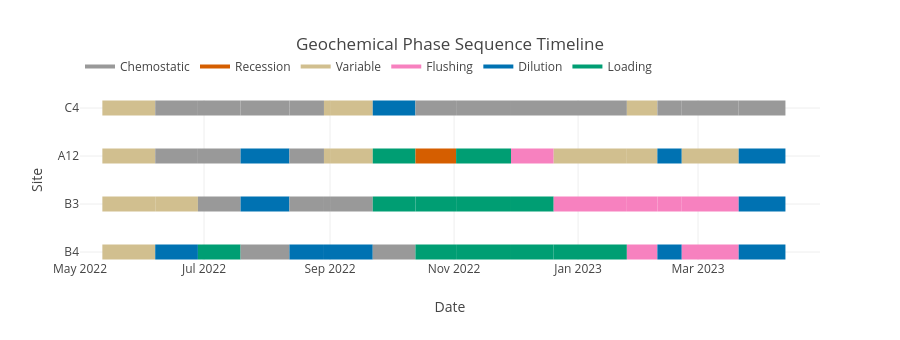

Notebook cell for this chart:
### Code cell
# PERFORM ANALYSIS
classified = gcs.classify_geochemical_phase(pcd, sites=['C4', 'A12', 'B3', 'B4'], flow_highres=Qx, ccol='PLI', qcol='Q_mLs', use_highres=True)

# phase sequence plot
figts2 = gcs.create_phase_sequence_plot(classified, sites=['C4', 'A12', 'B3', 'B4'])
figts2.update_xaxes(range=[Qx.index[0],Qx.index[-1]])
figts2.show()

### Figure 1 — Plotly figure (JSON) as saved in the notebook; plotly's stock layout.template omitted (floating-point values rounded to 4 significant figures)
{"data": [{"hovertemplate": "<b>Variable</b><br>Start: 2022-05-12 00:00:00<br>End: 2022-06-07 00:00:00<br>Confidence: 0.40<extra></extra>", "line": {"color": "#d1bf8f", "width": 15}, "mode": "lines", "showlegend": false, "type": "scatter", "x": ["2022-05-12T00:00:00", "2022-06-07T00:00:00"], "y": ["C4", "C4"]}, {"hovertemplate": "<b>Chemostatic</b><br>Start: 2022-06-07 00:00:00<br>End: 2022-06-28 00:00:00<br>Confidence: 0.85<extra></extra>", "line": {"color": "#999999", "width": 15}, "mode": "lines", "showlegend": false, "type": "scatter", "x": ["2022-06-07T00:00:00", "2022-06-28T00:00:00"], "y": ["C4", "C4"]}, {"hovertemplate": "<b>Chemostatic</b><br>Start: 2022-06-28 00:00:00<br>End: 2022-07-19 00:00:00<br>Confidence: 0.85<extra></extra>", "line": {"color": "#999999", "width": 15}, "mode": "lines", "showlegend": false, "type": "scatter", "x": ["2022-06-28T00:00:00", "2022-07-19T00:00:00"], "y": ["C4", "C4"]}, {"hovertemplate": "<b>Chemostatic</b><br>Start: 2022-07-19 00:00:00<br>End: 2022-08-12 00:00:00<br>Confidence: 0.85<extra></extra>", "line": {"color": "#999999", "width": 15}, "mode": "lines", "showlegend": false, "type": "scatter", "x": ["2022-07-19T00:00:00", "2022-08-12T00:00:00"], "y": ["C4", "C4"]}, {"hovertemplate": "<b>Chemostatic</b><br>Start: 2022-08-12 00:00:00<br>End: 2022-08-29 00:00:00<br>Confidence: 0.85<extra></extra>", "line": {"color": "#999999", "width": 15}, "mode": "lines", "showlegend": false, "type": "scatter", "x": ["2022-08-12T00:00:00", "2022-08-29T00:00:00"], "y": ["C4", "C4"]}, {"hovertemplate": "<b>Variable</b><br>Start: 2022-08-29 00:00:00<br>End: 2022-09-01 00:00:00<br>Confidence: 0.60<extra></extra>", "line": {"color": "#d1bf8f", "width": 15}, "mode": "lines", "showlegend": false, "type": "scatter", "x": ["2022-08-29T00:00:00", "2022-09-01T00:00:00"], "y": ["C4", "C4"]}, {"hovertemplate": "<b>Variable</b><br>Start: 2022-09-01 00:00:00<br>End: 2022-09-22 00:00:00<br>Confidence: 0.60<extra></extra>", "line": {"color": "#d1bf8f", "width": 15}, "mode": "lines", "showlegend": false, "type": "scatter", "x": ["2022-09-01T00:00:00", "2022-09-22T00:00:00"], "y": ["C4", "C4"]}, {"hovertemplate": "<b>Dilution</b><br>Start: 2022-09-22 00:00:00<br>End: 2022-10-13 00:00:00<br>Confidence: 0.85<extra></extra>", "line": {"color": "#0072B2", "width": 15}, "mode": "lines", "showlegend": false, "type": "scatter", "x": ["2022-09-22T00:00:00", "2022-10-13T00:00:00"], "y": ["C4", "C4"]}, {"hovertemplate": "<b>Chemostatic</b><br>Start: 2022-10-13 00:00:00<br>End: 2022-11-02 00:00:00<br>Confidence: 0.85<extra></extra>", "line": {"color": "#999999", "width": 15}, "mode": "lines", "showlegend": false, "type": "scatter", "x": ["2022-10-13T00:00:00", "2022-11-02T00:00:00"], "y": ["C4", "C4"]}, {"hovertemplate": "<b>Chemostatic</b><br>Start: 2022-11-02 00:00:00<br>End: 2022-11-29 00:00:00<br>Confidence: 0.90<extra></extra>", "line": {"color": "#999999", "width": 15}, "mode": "lines", "showlegend": false, "type": "scatter", "x": ["2022-11-02T00:00:00", "2022-11-29T00:00:00"], "y": ["C4", "C4"]}, {"hovertemplate": "<b>Chemostatic</b><br>Start: 2022-11-29 00:00:00<br>End: 2023-01-25 00:00:00<br>Confidence: 0.85<extra></extra>", "line": {"color": "#999999", "width": 15}, "mode": "lines", "showlegend": false, "type": "scatter", "x": ["2022-11-29T00:00:00", "2023-01-25T00:00:00"], "y": ["C4", "C4"]}, {"hovertemplate": "<b>Variable</b><br>Start: 2023-01-25 00:00:00<br>End: 2023-02-09 00:00:00<br>Confidence: 0.40<extra></extra>", "line": {"color": "#d1bf8f", "width": 15}, "mode": "lines", "showlegend": false, "type": "scatter", "x": ["2023-01-25T00:00:00", "2023-02-09T00:00:00"], "y": ["C4", "C4"]}, {"hovertemplate": "<b>Chemostatic</b><br>Start: 2023-02-09 00:00:00<br>End: 2023-02-21 00:00:00<br>Confidence: 0.85<extra></extra>", "line": {"color": "#999999", "width": 15}, "mode": "lines", "showlegend": false, "type": "scatter", "x": ["2023-02-09T00:00:00", "2023-02-21T00:00:00"], "y": ["C4", "C4"]}, {"hovertemplate": "<b>Chemostatic</b><br>Start: 2023-02-21 00:00:00<br>End: 2023-03-21 00:00:00<br>Confidence: 0.85<extra></extra>", "line": {"color": "#999999", "width": 15}, "mode": "lines", "showlegend": false, "type": "scatter", "x": ["2023-02-21T00:00:00", "2023-03-21T00:00:00"], "y": ["C4", "C4"]}, {"hovertemplate": "<b>Chemostatic</b><br>Start: 2023-03-21 00:00:00<br>End: 2023-04-13 00:00:00<br>Confidence: 0.90<extra></extra>", "line": {"color": "#999999", "width": 15}, "mode": "lines", "showlegend": false, "type": "scatter", "x": ["2023-03-21T00:00:00", "2023-04-13T00:00:00"], "y": ["C4", "C4"]}, {"hovertemplate": "<b>Variable</b><br>Start: 2022-05-12 00:00:00<br>End: 2022-06-07 00:00:00<br>Confidence: 0.40<extra></extra>", "line": {"color": "#d1bf8f", "width": 15}, "mode": "lines", "showlegend": false, "type": "scatter", "x": ["2022-05-12T00:00:00", "2022-06-07T00:00:00"], "y": ["A12", "A12"]}, {"hovertemplate": "<b>Chemostatic</b><br>Start: 2022-06-07 00:00:00<br>End: 2022-06-28 00:00:00<br>Confidence: 0.85<extra></extra>", "line": {"color": "#999999", "width": 15}, "mode": "lines", "showlegend": false, "type": "scatter", "x": ["2022-06-07T00:00:00", "2022-06-28T00:00:00"], "y": ["A12", "A12"]}, {"hovertemplate": "<b>Chemostatic</b><br>Start: 2022-06-28 00:00:00<br>End: 2022-06-30 00:00:00<br>Confidence: 0.85<extra></extra>", "line": {"color": "#999999", "width": 15}, "mode": "lines", "showlegend": false, "type": "scatter", "x": ["2022-06-28T00:00:00", "2022-06-30T00:00:00"], "y": ["A12", "A12"]}, {"hovertemplate": "<b>Chemostatic</b><br>Start: 2022-06-30 00:00:00<br>End: 2022-07-19 00:00:00<br>Confidence: 0.85<extra></extra>", "line": {"color": "#999999", "width": 15}, "mode": "lines", "showlegend": false, "type": "scatter", "x": ["2022-06-30T00:00:00", "2022-07-19T00:00:00"], "y": ["A12", "A12"]}, {"hovertemplate": "<b>Dilution</b><br>Start: 2022-07-19 00:00:00<br>End: 2022-08-12 00:00:00<br>Confidence: 0.85<extra></extra>", "line": {"color": "#0072B2", "width": 15}, "mode": "lines", "showlegend": false, "type": "scatter", "x": ["2022-07-19T00:00:00", "2022-08-12T00:00:00"], "y": ["A12", "A12"]}, {"hovertemplate": "<b>Chemostatic</b><br>Start: 2022-08-12 00:00:00<br>End: 2022-08-29 00:00:00<br>Confidence: 0.85<extra></extra>", "line": {"color": "#999999", "width": 15}, "mode": "lines", "showlegend": false, "type": "scatter", "x": ["2022-08-12T00:00:00", "2022-08-29T00:00:00"], "y": ["A12", "A12"]}, {"hovertemplate": "<b>Variable</b><br>Start: 2022-08-29 00:00:00<br>End: 2022-09-01 00:00:00<br>Confidence: 0.60<extra></extra>", "line": {"color": "#d1bf8f", "width": 15}, "mode": "lines", "showlegend": false, "type": "scatter", "x": ["2022-08-29T00:00:00", "2022-09-01T00:00:00"], "y": ["A12", "A12"]}, {"hovertemplate": "<b>Variable</b><br>Start: 2022-09-01 00:00:00<br>End: 2022-09-22 00:00:00<br>Confidence: 0.60<extra></extra>", "line": {"color": "#d1bf8f", "width": 15}, "mode": "lines", "showlegend": false, "type": "scatter", "x": ["2022-09-01T00:00:00", "2022-09-22T00:00:00"], "y": ["A12", "A12"]}, {"hovertemplate": "<b>Loading</b><br>Start: 2022-09-22 00:00:00<br>End: 2022-10-13 00:00:00<br>Confidence: 0.95<extra></extra>", "line": {"color": "#009E73", "width": 15}, "mode": "lines", "showlegend": false, "type": "scatter", "x": ["2022-09-22T00:00:00", "2022-10-13T00:00:00"], "y": ["A12", "A12"]}, {"hovertemplate": "<b>Recession</b><br>Start: 2022-10-13 00:00:00<br>End: 2022-11-02 00:00:00<br>Confidence: 0.85<extra></extra>", "line": {"color": "#D55E00", "width": 15}, "mode": "lines", "showlegend": false, "type": "scatter", "x": ["2022-10-13T00:00:00", "2022-11-02T00:00:00"], "y": ["A12", "A12"]}, {"hovertemplate": "<b>Loading</b><br>Start: 2022-11-02 00:00:00<br>End: 2022-11-29 00:00:00<br>Confidence: 0.95<extra></extra>", "line": {"color": "#009E73", "width": 15}, "mode": "lines", "showlegend": false, "type": "scatter", "x": ["2022-11-02T00:00:00", "2022-11-29T00:00:00"], "y": ["A12", "A12"]}, {"hovertemplate": "<b>Flushing</b><br>Start: 2022-11-29 00:00:00<br>End: 2022-12-20 00:00:00<br>Confidence: 0.75<extra></extra>", "line": {"color": "#f781bf", "width": 15}, "mode": "lines", "showlegend": false, "type": "scatter", "x": ["2022-11-29T00:00:00", "2022-12-20T00:00:00"], "y": ["A12", "A12"]}, {"hovertemplate": "<b>Variable</b><br>Start: 2022-12-20 00:00:00<br>End: 2023-01-25 00:00:00<br>Confidence: 0.40<extra></extra>", "line": {"color": "#d1bf8f", "width": 15}, "mode": "lines", "showlegend": false, "type": "scatter", "x": ["2022-12-20T00:00:00", "2023-01-25T00:00:00"], "y": ["A12", "A12"]}, {"hovertemplate": "<b>Variable</b><br>Start: 2023-01-25 00:00:00<br>End: 2023-02-09 00:00:00<br>Confidence: 0.40<extra></extra>", "line": {"color": "#d1bf8f", "width": 15}, "mode": "lines", "showlegend": false, "type": "scatter", "x": ["2023-01-25T00:00:00", "2023-02-09T00:00:00"], "y": ["A12", "A12"]}, {"hovertemplate": "<b>Dilution</b><br>Start: 2023-02-09 00:00:00<br>End: 2023-02-21 00:00:00<br>Confidence: 0.85<extra></extra>", "line": {"color": "#0072B2", "width": 15}, "mode": "lines", "showlegend": false, "type": "scatter", "x": ["2023-02-09T00:00:00", "2023-02-21T00:00:00"], "y": ["A12", "A12"]}, {"hovertemplate": "<b>Variable</b><br>Start: 2023-02-21 00:00:00<br>End: 2023-03-21 00:00:00<br>Confidence: 0.40<extra></extra>", "line": {"color": "#d1bf8f", "width": 15}, "mode": "lines", "showlegend": false, "type": "scatter", "x": ["2023-02-21T00:00:00", "2023-03-21T00:00:00"], "y": ["A12", "A12"]}, {"hovertemplate": "<b>Dilution</b><br>Start: 2023-03-21 00:00:00<br>End: 2023-04-13 00:00:00<br>Confidence: 0.85<extra></extra>", "line": {"color": "#0072B2", "width": 15}, "mode": "lines", "showlegend": false, "type": "scatter", "x": ["2023-03-21T00:00:00", "2023-04-13T00:00:00"], "y": ["A12", "A12"]}, {"hovertemplate": "<b>Variable</b><br>Start: 2022-05-12 00:00:00<br>End: 2022-06-07 00:00:00<br>Confidence: 0.40<extra></extra>", "line": {"color": "#d1bf8f", "width": 15}, "mode": "lines", "showlegend": false, "type": "scatter", "x": ["2022-05-12T00:00:00", "2022-06-07T00:00:00"], "y": ["B3", "B3"]}, {"hovertemplate": "<b>Variable</b><br>Start: 2022-06-07 00:00:00<br>End: 2022-06-28 00:00:00<br>Confidence: 0.40<extra></extra>", "line": {"color": "#d1bf8f", "width": 15}, "mode": "lines", "showlegend": false, "type": "scatter", "x": ["2022-06-07T00:00:00", "2022-06-28T00:00:00"], "y": ["B3", "B3"]}, {"hovertemplate": "<b>Chemostatic</b><br>Start: 2022-06-28 00:00:00<br>End: 2022-06-30 00:00:00<br>Confidence: 0.85<extra></extra>", "line": {"color": "#999999", "width": 15}, "mode": "lines", "showlegend": false, "type": "scatter", "x": ["2022-06-28T00:00:00", "2022-06-30T00:00:00"], "y": ["B3", "B3"]}, {"hovertemplate": "<b>Chemostatic</b><br>Start: 2022-06-30 00:00:00<br>End: 2022-07-19 00:00:00<br>Confidence: 0.85<extra></extra>", "line": {"color": "#999999", "width": 15}, "mode": "lines", "showlegend": false, "type": "scatter", "x": ["2022-06-30T00:00:00", "2022-07-19T00:00:00"], "y": ["B3", "B3"]}, {"hovertemplate": "<b>Dilution</b><br>Start: 2022-07-19 00:00:00<br>End: 2022-08-12 00:00:00<br>Confidence: 0.85<extra></extra>", "line": {"color": "#0072B2", "width": 15}, "mode": "lines", "showlegend": false, "type": "scatter", "x": ["2022-07-19T00:00:00", "2022-08-12T00:00:00"], "y": ["B3", "B3"]}, {"hovertemplate": "<b>Chemostatic</b><br>Start: 2022-08-12 00:00:00<br>End: 2022-08-29 00:00:00<br>Confidence: 0.85<extra></extra>", "line": {"color": "#999999", "width": 15}, "mode": "lines", "showlegend": false, "type": "scatter", "x": ["2022-08-12T00:00:00", "2022-08-29T00:00:00"], "y": ["B3", "B3"]}, {"hovertemplate": "<b>Chemostatic</b><br>Start: 2022-08-29 00:00:00<br>End: 2022-09-01 00:00:00<br>Confidence: 0.85<extra></extra>", "line": {"color": "#999999", "width": 15}, "mode": "lines", "showlegend": false, "type": "scatter", "x": ["2022-08-29T00:00:00", "2022-09-01T00:00:00"], "y": ["B3", "B3"]}, {"hovertemplate": "<b>Chemostatic</b><br>Start: 2022-09-01 00:00:00<br>End: 2022-09-22 00:00:00<br>Confidence: 0.85<extra></extra>", "line": {"color": "#999999", "width": 15}, "mode": "lines", "showlegend": false, "type": "scatter", "x": ["2022-09-01T00:00:00", "2022-09-22T00:00:00"], "y": ["B3", "B3"]}, {"hovertemplate": "<b>Loading</b><br>Start: 2022-09-22 00:00:00<br>End: 2022-10-13 00:00:00<br>Confidence: 0.95<extra></extra>", "line": {"color": "#009E73", "width": 15}, "mode": "lines", "showlegend": false, "type": "scatter", "x": ["2022-09-22T00:00:00", "2022-10-13T00:00:00"], "y": ["B3", "B3"]}, {"hovertemplate": "<b>Loading</b><br>Start: 2022-10-13 00:00:00<br>End: 2022-11-02 00:00:00<br>Confidence: 0.95<extra></extra>", "line": {"color": "#009E73", "width": 15}, "mode": "lines", "showlegend": false, "type": "scatter", "x": ["2022-10-13T00:00:00", "2022-11-02T00:00:00"], "y": ["B3", "B3"]}, {"hovertemplate": "<b>Loading</b><br>Start: 2022-11-02 00:00:00<br>End: 2022-11-29 00:00:00<br>Confidence: 0.95<extra></extra>", "line": {"color": "#009E73", "width": 15}, "mode": "lines", "showlegend": false, "type": "scatter", "x": ["2022-11-02T00:00:00", "2022-11-29T00:00:00"], "y": ["B3", "B3"]}, {"hovertemplate": "<b>Loading</b><br>Start: 2022-11-29 00:00:00<br>End: 2022-12-20 00:00:00<br>Confidence: 0.90<extra></extra>", "line": {"color": "#009E73", "width": 15}, "mode": "lines", "showlegend": false, "type": "scatter", "x": ["2022-11-29T00:00:00", "2022-12-20T00:00:00"], "y": ["B3", "B3"]}, {"hovertemplate": "<b>Flushing</b><br>Start: 2022-12-20 00:00:00<br>End: 2023-01-25 00:00:00<br>Confidence: 0.92<extra></extra>", "line": {"color": "#f781bf", "width": 15}, "mode": "lines", "showlegend": false, "type": "scatter", "x": ["2022-12-20T00:00:00", "2023-01-25T00:00:00"], "y": ["B3", "B3"]}, {"hovertemplate": "<b>Flushing</b><br>Start: 2023-01-25 00:00:00<br>End: 2023-02-09 00:00:00<br>Confidence: 0.92<extra></extra>", "line": {"color": "#f781bf", "width": 15}, "mode": "lines", "showlegend": false, "type": "scatter", "x": ["2023-01-25T00:00:00", "2023-02-09T00:00:00"], "y": ["B3", "B3"]}, {"hovertemplate": "<b>Flushing</b><br>Start: 2023-02-09 00:00:00<br>End: 2023-02-21 00:00:00<br>Confidence: 0.85<extra></extra>", "line": {"color": "#f781bf", "width": 15}, "mode": "lines", "showlegend": false, "type": "scatter", "x": ["2023-02-09T00:00:00", "2023-02-21T00:00:00"], "y": ["B3", "B3"]}, {"hovertemplate": "<b>Flushing</b><br>Start: 2023-02-21 00:00:00<br>End: 2023-03-21 00:00:00<br>Confidence: 0.70<extra></extra>", "line": {"color": "#f781bf", "width": 15}, "mode": "lines", "showlegend": false, "type": "scatter", "x": ["2023-02-21T00:00:00", "2023-03-21T00:00:00"], "y": ["B3", "B3"]}, {"hovertemplate": "<b>Dilution</b><br>Start: 2023-03-21 00:00:00<br>End: 2023-04-13 00:00:00<br>Confidence: 0.85<extra></extra>", "line": {"color": "#0072B2", "width": 15}, "mode": "lines", "showlegend": false, "type": "scatter", "x": ["2023-03-21T00:00:00", "2023-04-13T00:00:00"], "y": ["B3", "B3"]}, {"hovertemplate": "<b>Variable</b><br>Start: 2022-05-12 00:00:00<br>End: 2022-06-07 00:00:00<br>Confidence: 0.40<extra></extra>", "line": {"color": "#d1bf8f", "width": 15}, "mode": "lines", "showlegend": false, "type": "scatter", "x": ["2022-05-12T00:00:00", "2022-06-07T00:00:00"], "y": ["B4", "B4"]}, {"hovertemplate": "<b>Dilution</b><br>Start: 2022-06-07 00:00:00<br>End: 2022-06-28 00:00:00<br>Confidence: 0.85<extra></extra>", "line": {"color": "#0072B2", "width": 15}, "mode": "lines", "showlegend": false, "type": "scatter", "x": ["2022-06-07T00:00:00", "2022-06-28T00:00:00"], "y": ["B4", "B4"]}, {"hovertemplate": "<b>Loading</b><br>Start: 2022-06-28 00:00:00<br>End: 2022-06-30 00:00:00<br>Confidence: 0.95<extra></extra>", "line": {"color": "#009E73", "width": 15}, "mode": "lines", "showlegend": false, "type": "scatter", "x": ["2022-06-28T00:00:00", "2022-06-30T00:00:00"], "y": ["B4", "B4"]}, {"hovertemplate": "<b>Loading</b><br>Start: 2022-06-30 00:00:00<br>End: 2022-07-19 00:00:00<br>Confidence: 0.95<extra></extra>", "line": {"color": "#009E73", "width": 15}, "mode": "lines", "showlegend": false, "type": "scatter", "x": ["2022-06-30T00:00:00", "2022-07-19T00:00:00"], "y": ["B4", "B4"]}, {"hovertemplate": "<b>Chemostatic</b><br>Start: 2022-07-19 00:00:00<br>End: 2022-08-12 00:00:00<br>Confidence: 0.85<extra></extra>", "line": {"color": "#999999", "width": 15}, "mode": "lines", "showlegend": false, "type": "scatter", "x": ["2022-07-19T00:00:00", "2022-08-12T00:00:00"], "y": ["B4", "B4"]}, {"hovertemplate": "<b>Dilution</b><br>Start: 2022-08-12 00:00:00<br>End: 2022-08-29 00:00:00<br>Confidence: 0.75<extra></extra>", "line": {"color": "#0072B2", "width": 15}, "mode": "lines", "showlegend": false, "type": "scatter", "x": ["2022-08-12T00:00:00", "2022-08-29T00:00:00"], "y": ["B4", "B4"]}, {"hovertemplate": "<b>Dilution</b><br>Start: 2022-08-29 00:00:00<br>End: 2022-09-22 00:00:00<br>Confidence: 0.75<extra></extra>", "line": {"color": "#0072B2", "width": 15}, "mode": "lines", "showlegend": false, "type": "scatter", "x": ["2022-08-29T00:00:00", "2022-09-22T00:00:00"], "y": ["B4", "B4"]}, {"hovertemplate": "<b>Chemostatic</b><br>Start: 2022-09-22 00:00:00<br>End: 2022-10-13 00:00:00<br>Confidence: 0.85<extra></extra>", "line": {"color": "#999999", "width": 15}, "mode": "lines", "showlegend": false, "type": "scatter", "x": ["2022-09-22T00:00:00", "2022-10-13T00:00:00"], "y": ["B4", "B4"]}, {"hovertemplate": "<b>Loading</b><br>Start: 2022-10-13 00:00:00<br>End: 2022-11-02 00:00:00<br>Confidence: 0.90<extra></extra>", "line": {"color": "#009E73", "width": 15}, "mode": "lines", "showlegend": false, "type": "scatter", "x": ["2022-10-13T00:00:00", "2022-11-02T00:00:00"], "y": ["B4", "B4"]}, {"hovertemplate": "<b>Loading</b><br>Start: 2022-11-02 00:00:00<br>End: 2022-11-29 00:00:00<br>Confidence: 0.95<extra></extra>", "line": {"color": "#009E73", "width": 15}, "mode": "lines", "showlegend": false, "type": "scatter", "x": ["2022-11-02T00:00:00", "2022-11-29T00:00:00"], "y": ["B4", "B4"]}, {"hovertemplate": "<b>Loading</b><br>Start: 2022-11-29 00:00:00<br>End: 2022-12-20 00:00:00<br>Confidence: 0.95<extra></extra>", "line": {"color": "#009E73", "width": 15}, "mode": "lines", "showlegend": false, "type": "scatter", "x": ["2022-11-29T00:00:00", "2022-12-20T00:00:00"], "y": ["B4", "B4"]}, {"hovertemplate": "<b>Loading</b><br>Start: 2022-12-20 00:00:00<br>End: 2023-01-25 00:00:00<br>Confidence: 0.90<extra></extra>", "line": {"color": "#009E73", "width": 15}, "mode": "lines", "showlegend": false, "type": "scatter", "x": ["2022-12-20T00:00:00", "2023-01-25T00:00:00"], "y": ["B4", "B4"]}, {"hovertemplate": "<b>Flushing</b><br>Start: 2023-01-25 00:00:00<br>End: 2023-02-09 00:00:00<br>Confidence: 0.92<extra></extra>", "line": {"color": "#f781bf", "width": 15}, "mode": "lines", "showlegend": false, "type": "scatter", "x": ["2023-01-25T00:00:00", "2023-02-09T00:00:00"], "y": ["B4", "B4"]}, {"hovertemplate": "<b>Dilution</b><br>Start: 2023-02-09 00:00:00<br>End: 2023-02-21 00:00:00<br>Confidence: 0.85<extra></extra>", "line": {"color": "#0072B2", "width": 15}, "mode": "lines", "showlegend": false, "type": "scatter", "x": ["2023-02-09T00:00:00", "2023-02-21T00:00:00"], "y": ["B4", "B4"]}, {"hovertemplate": "<b>Flushing</b><br>Start: 2023-02-21 00:00:00<br>End: 2023-03-21 00:00:00<br>Confidence: 0.92<extra></extra>", "line": {"color": "#f781bf", "width": 15}, "mode": "lines", "showlegend": false, "type": "scatter", "x": ["2023-02-21T00:00:00", "2023-03-21T00:00:00"], "y": ["B4", "B4"]}, {"hovertemplate": "<b>Dilution</b><br>Start: 2023-03-21 00:00:00<br>End: 2023-04-13 00:00:00<br>Confidence: 0.85<extra></extra>", "line": {"color": "#0072B2", "width": 15}, "mode": "lines", "showlegend": false, "type": "scatter", "x": ["2023-03-21T00:00:00", "2023-04-13T00:00:00"], "y": ["B4", "B4"]}, {"line": {"color": "#999999", "width": 4}, "mode": "lines", "name": "Chemostatic", "showlegend": true, "type": "scatter", "x": [null], "y": [null]}, {"line": {"color": "#D55E00", "width": 4}, "mode": "lines", "name": "Recession", "showlegend": true, "type": "scatter", "x": [null], "y": [null]}, {"line": {"color": "#d1bf8f", "width": 4}, "mode": "lines", "name": "Variable", "showlegend": true, "type": "scatter", "x": [null], "y": [null]}, {"line": {"color": "#f781bf", "width": 4}, "mode": "lines", "name": "Flushing", "showlegend": true, "type": "scatter", "x": [null], "y": [null]}, {"line": {"color": "#0072B2", "width": 4}, "mode": "lines", "name": "Dilution", "showlegend": true, "type": "scatter", "x": [null], "y": [null]}, {"line": {"color": "#009E73", "width": 4}, "mode": "lines", "name": "Loading", "showlegend": true, "type": "scatter", "x": [null], "y": [null]}], "layout": {"height": 340, "legend": {"orientation": "h", "y": 1.3}, "showlegend": true, "title": {"text": "Geochemical Phase Sequence Timeline"}, "xaxis": {"range": ["2022-05-01T00:00:00", "2023-04-30T00:00:00"], "title": {"text": "Date"}}, "yaxis": {"categoryarray": ["B4", "B3", "A12", "C4"], "categoryorder": "array", "title": {"text": "Site"}}}}
